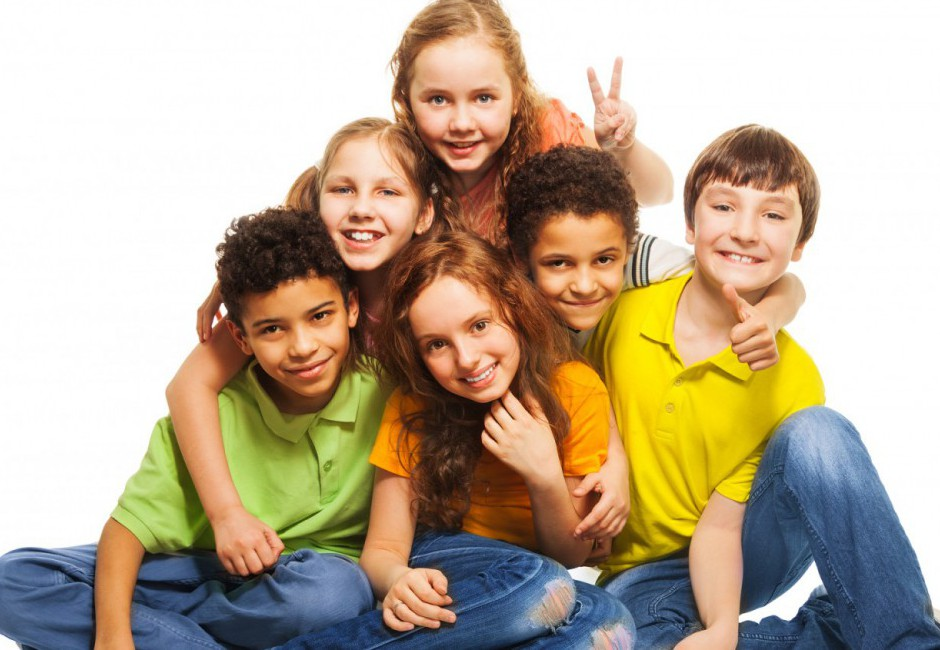
#> input picture python-goruntuisleme/yuztanıma/happy-kids-1.jpg, 940 x 650 px
$ python main.py
#> lines starting #> are read from the running program, lines starting #| are printed output that depends on the picture; after the words box and inside, x2 and y2 are one past the last pixel; in counts of white or black regions, pixels touching at a corner belong together
import cv2
import numpy as np

image= cv2.imread("happy-kids-1.jpg")
#> image is the input picture: shape (650, 940, 3); mean B, G, R 149.6, 172.5, 188.4

image_gray = cv2.cvtColor(image, cv2.COLOR_BGR2GRAY)
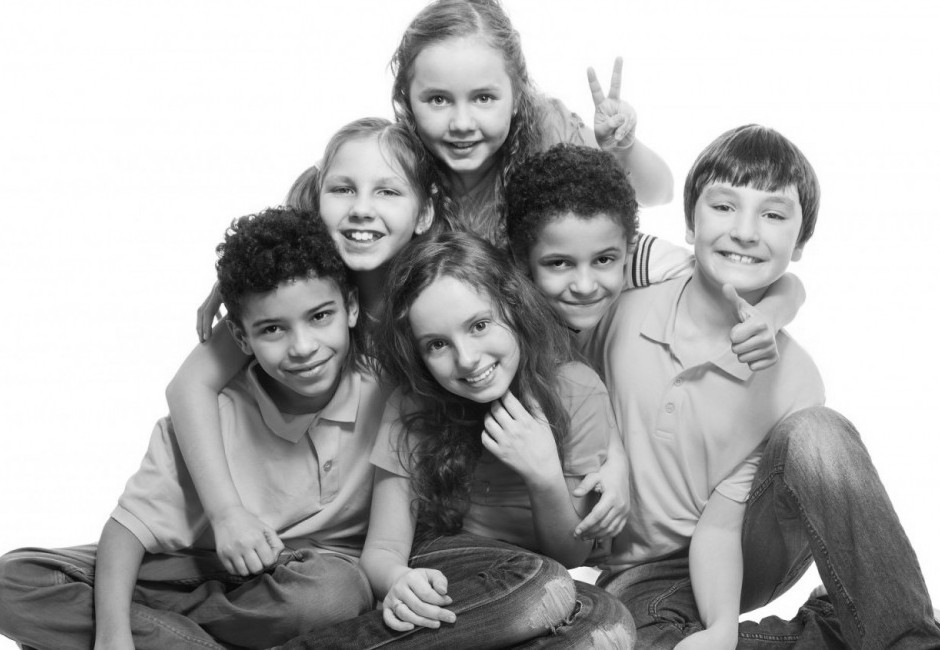
#> image_gray: shape (650, 940); min 4, max 255, mean 174.7

for gama in [2,3]:
    gama_corrected = np.array(255 * (image_gray / 255 ) ** gama, dtype='uint8')
    cv2.imshow("gama", gama_corrected)
    cv2.waitKey()
#> this loop made 2 passes
#> pass 1, `gama_corrected = np.array(255 * (image_gray / 255 ) ** gama, dtype='ui..`:
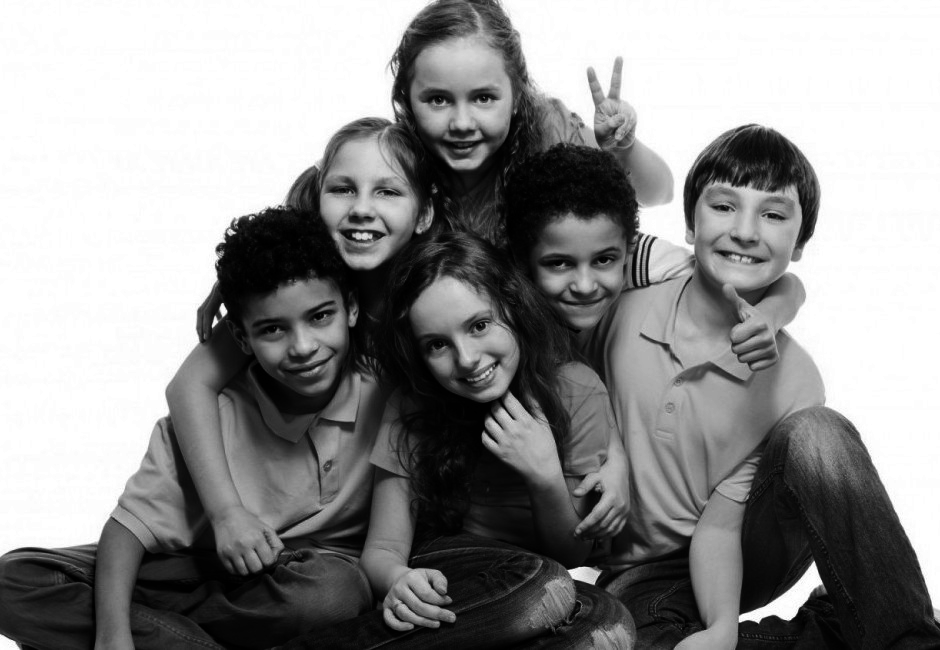
#> gama_corrected: shape (650, 940); min 0, max 255, mean 144
#> pass 2, `gama_corrected = np.array(255 * (image_gray / 255 ) ** gama, dtype='ui..`:
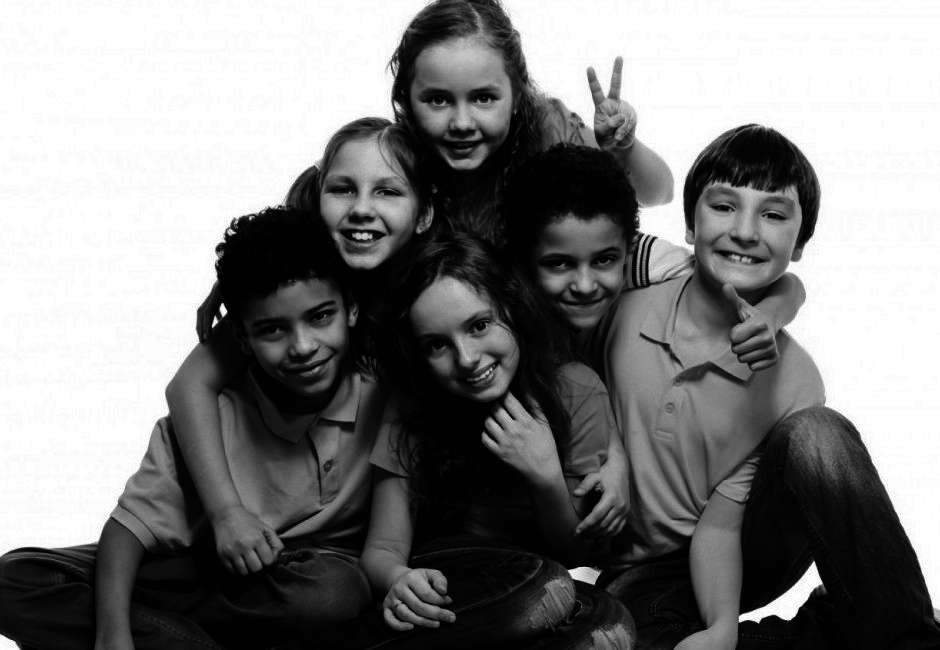
#> gama_corrected: shape (650, 940); min 0, max 255, mean 128.9

face_cascade = cv2.CascadeClassifier("data/haarcascade_frontalface_default.xml")

yuzler = face_cascade.detectMultiScale(image_gray)
#> yuzler = [[308, 405, 58, 58], [302, 436, 73, 73], [308, 145, 116, 116], [523, 215, 119, 119], [399, 50, 125, 125], [683, 162, 124, 124], [235, 274, 127, 127], [402, 285, 119, 119]]

print("görüntüdeki yüz sayısı= ", f"{len(yuzler)}")
#| görüntüdeki yüz sayısı=  8

for x, y, width, height in yuzler:
    cv2.rectangle(image, (x,y ), (x+ width, y+ height), color=(0, 0, 255),thickness=2)
    cv2.imshow("sonuc",image)
#> this loop made 8 passes
#> pass 1, `cv2.imshow("sonuc",image)`:
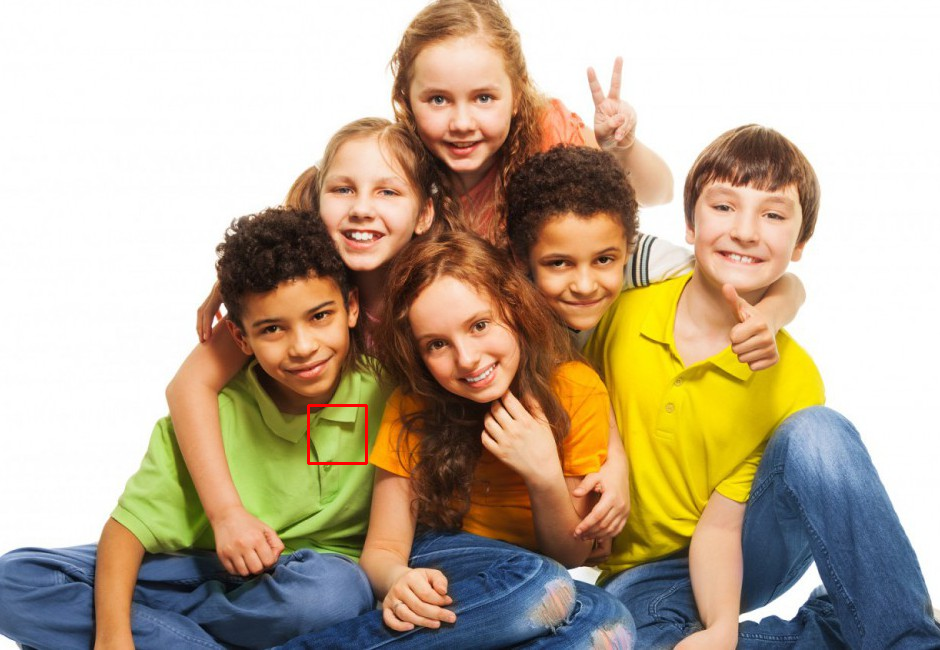
#> window 'sonuc': shape (650, 940, 3); mean B, G, R 149.5, 172.4, 188.5
#> pass 2, `cv2.imshow("sonuc",image)`:
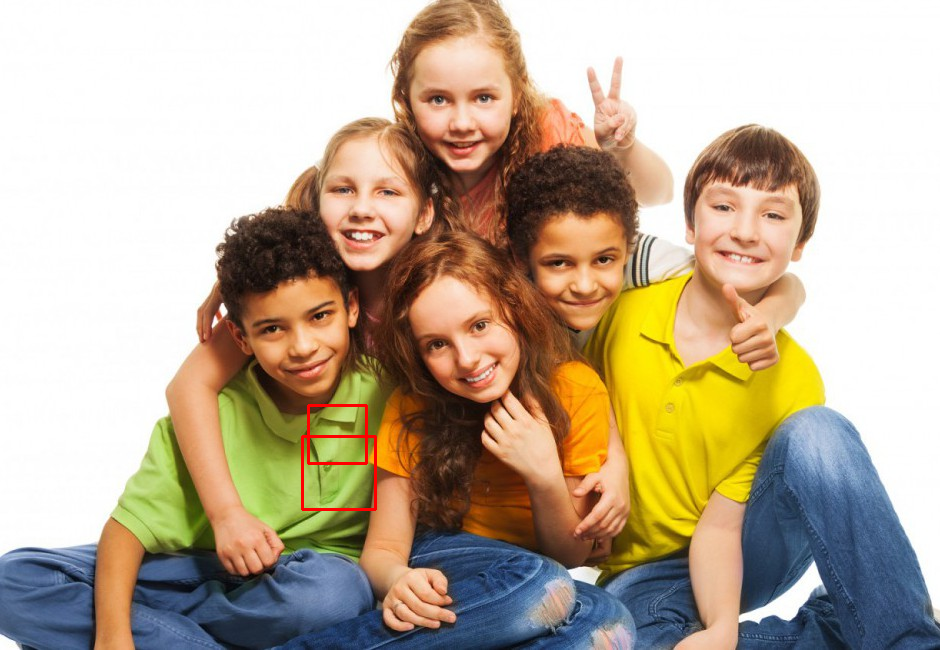
#> window 'sonuc': shape (650, 940, 3); mean B, G, R 149.5, 172.2, 188.7
#> after the loop:
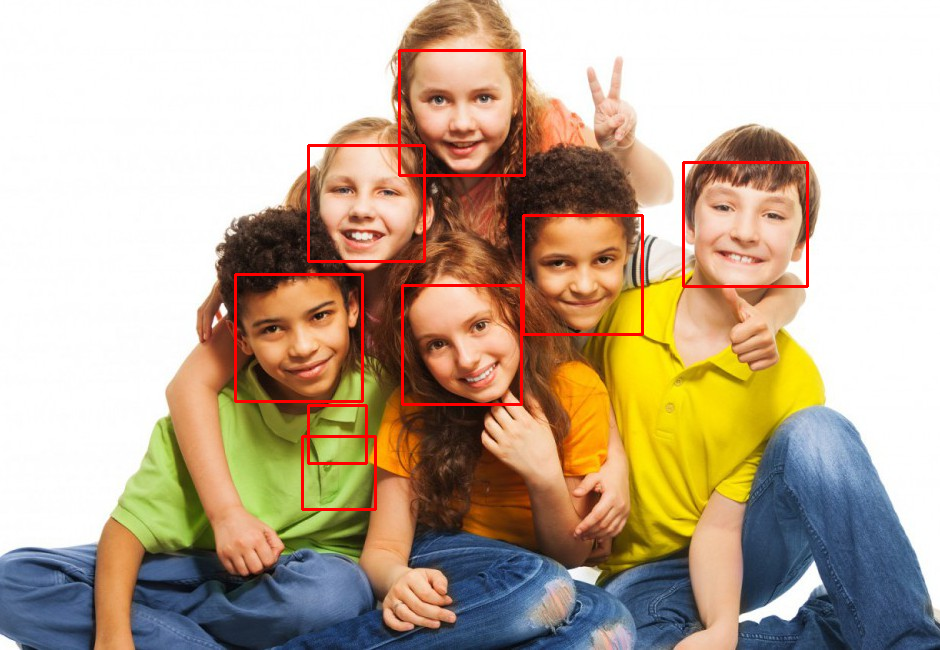
#> image: shape (650, 940, 3); 1.67% of pixels changed, all inside (x1, y1, x2, y2) = (234, 49, 809, 511)
cv2.waitKey()
#tuz biber gürültüsü ekleyip onun üzerinde yüz bul haarcascade metotlarına bak
